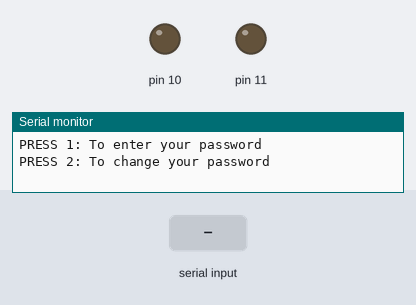
Simulated run of this sketch. Board: Arduino Uno, built with avr-gcc and run on an emulated ATmega328P. Shown: output pins drawn as LEDs (lit = HIGH), the last lines printed to the serial monitor. The test bench sets the inputs (shaded band).

Above: at 1.2 s.
1.3 s: "1\n" received over Serial
2.8 s: "." received over Serial
At 4.0 s:
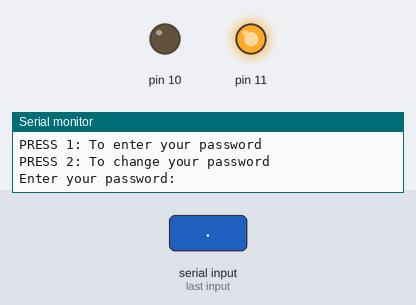
5.8 s: "2\n" received over Serial
Timing chart, 0 to 8.8 s (numbered marks = the images above; inputs shaded):
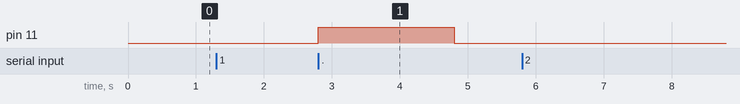

Measured:
- after the input at 2.8 s, pin 11: LOW → HIGH at once, → LOW 2.0 s later

The sketch:

passwrd_using_char_array.ino
```cpp
//to change password

int f=0,k=0;
void setup()
{
  Serial.begin(9600);
  pinMode(10,OUTPUT);
  pinMode(11,OUTPUT);
  Serial.println("PRESS 1: To enter your password");
  Serial.println("PRESS 2: To change your password");
}
char b[7]="abcd";
void loop()
{
  char a[5],u[100];
  int i,j,p;
  while(!Serial.available());
  p=Serial.parseInt();
  if(p==1)
  {
  Serial.read();
  Serial.println("Enter your password: ");

  for(i=0;a[i]!='.';i++)
  {
   while(!Serial.available());
   a[i] =Serial.read();

   if(a[i]=='.')
   break;
  }
   a[i]='\0';
   Serial.println(a);

   f=strcmp(a,b);

   if(f==0)
 { digitalWrite(10,HIGH);
   delay(2000);
   digitalWrite(10,LOW);
 }
   else{
   digitalWrite(11,HIGH);
   delay(2000);
   digitalWrite(11,LOW);
   }
}

if(p==2)
 {
         Serial.read();
         Serial.println("Enter the password: ");
         for(i=0;a[i]!='.';i++)
         {
               while(!Serial.available());
               a[i] =Serial.read();
               if(a[i]=='.')
               break;
          }
         a[i]='\0';
         Serial.println(a);
         k=strcmp(a,b);;
         if(k==0)
         {
          Serial.println("enter the new password");
          for(i=0;b[i]!='.';i++)
         {
               while(!Serial.available());
               b[i] =Serial.read();
               if(b[i]=='.')
               break;
          }
         b[i]='\0';
         Serial.println(b);
          }

 }
}
```
